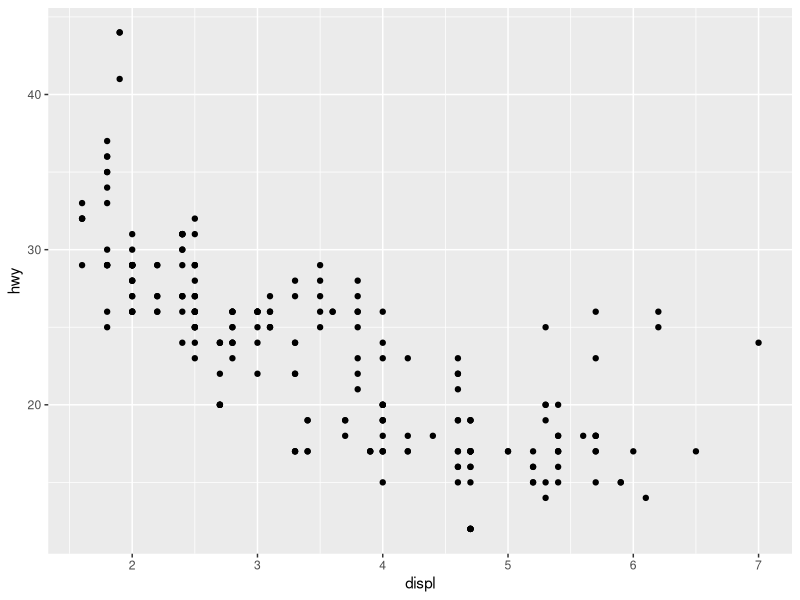
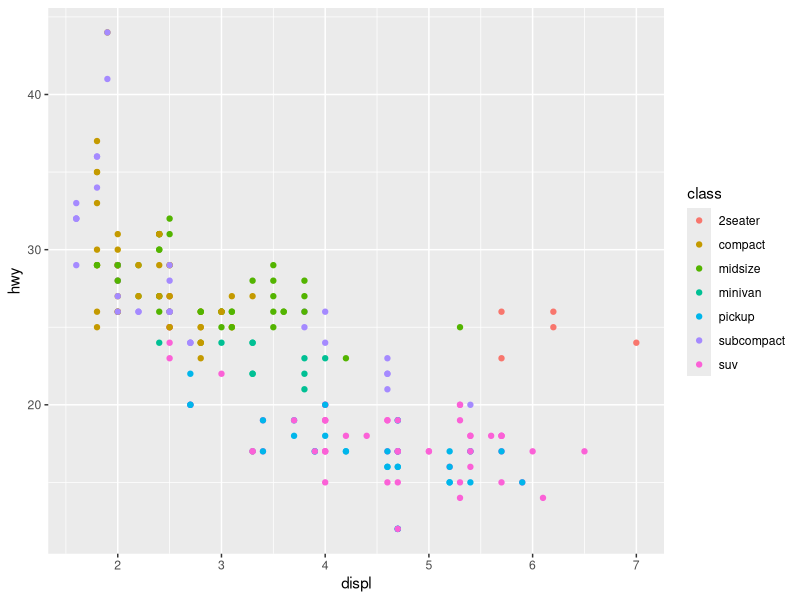
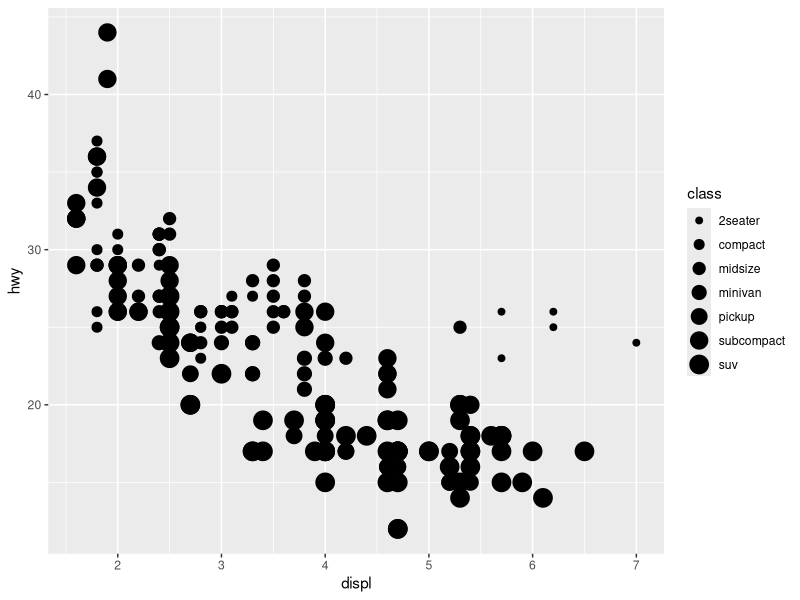
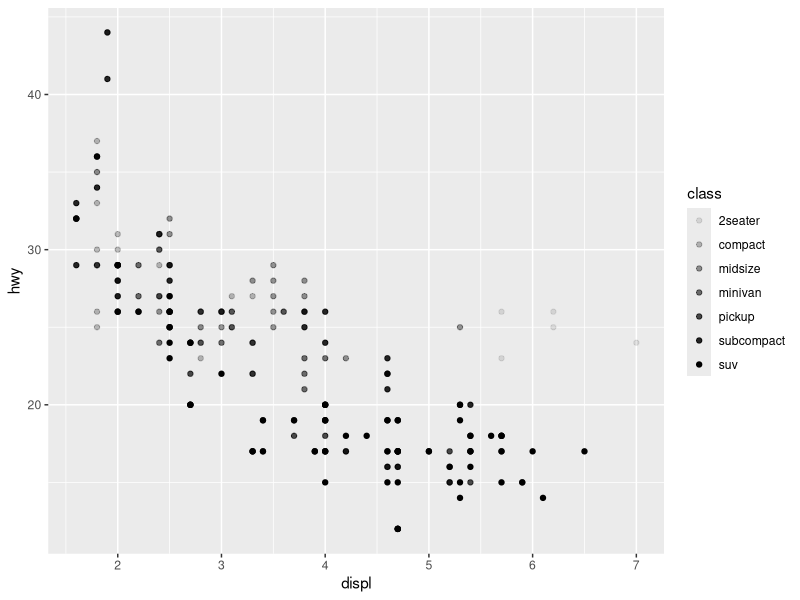
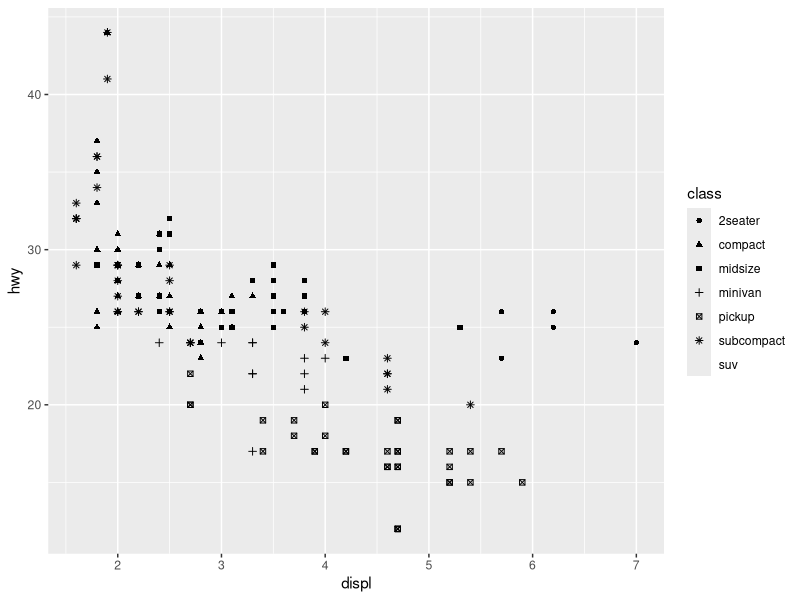
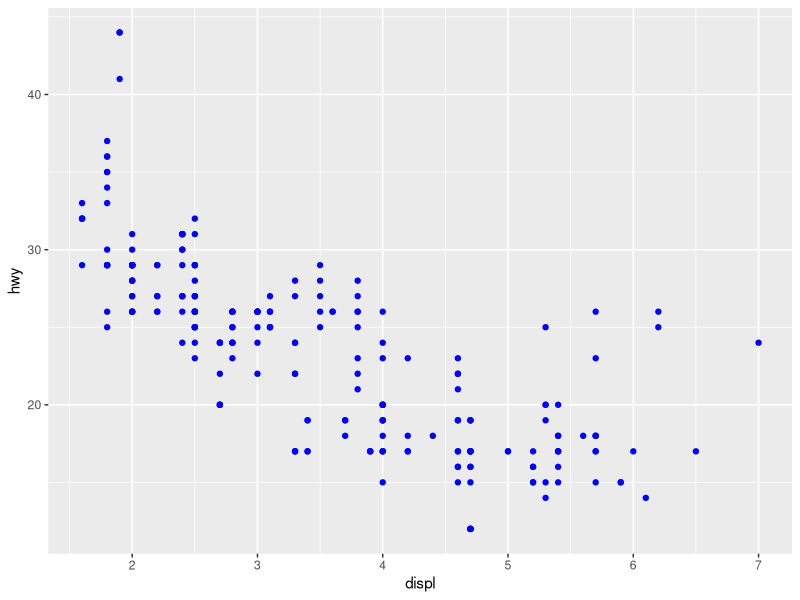
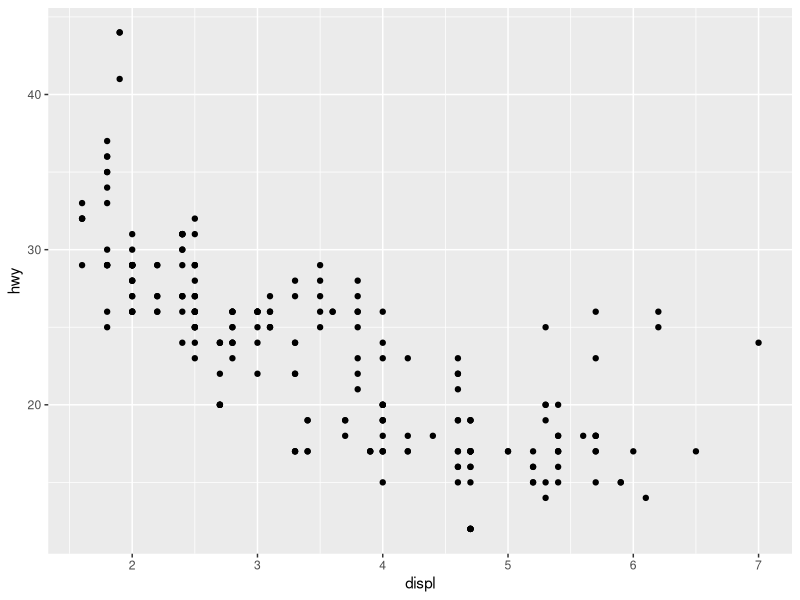
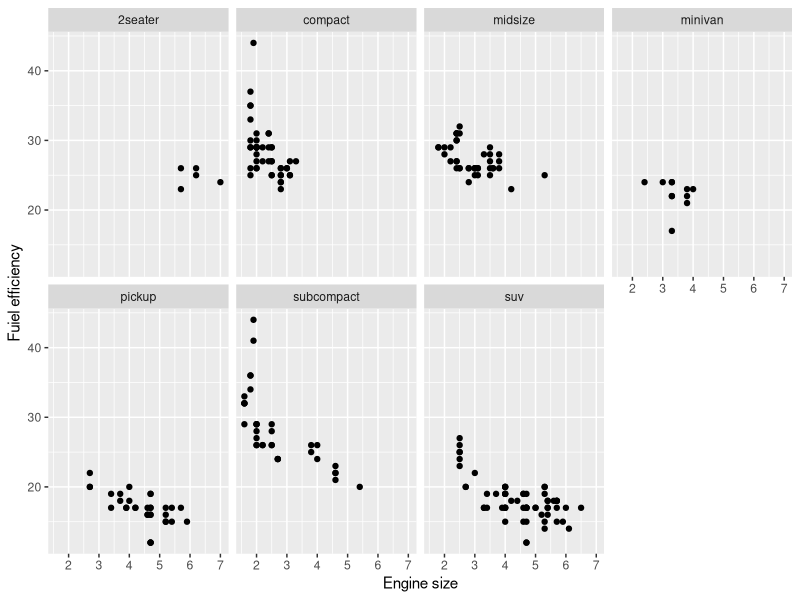

The R script that drew these images, in order:
## ---- chunk 1
library(tidyverse)
## ---- chunk 2
# Assign variable values
site_name <- "Heron_Island"
transect_depth_m <- 12.5
bleaching_present <- TRUE
## ---- chunk 3
# Check using function class()
class(site_name)
class(transect_depth_m)
class(bleaching_present)
## ---- chunk 4
# Check using function str()
str(site_name)
str(transect_depth_m)
str(bleaching_present)
## ---- chunk 5
# Tracking the age of an old-growth Porites coral colony
years_old <- 25.765
## ---- chunk 6
# Clean this up for our summary report
round(years_old, 2)
## ---- chunk 7
# Make variables
years_old <- 25.765
rounded_age <- round(years_old, 2)

# Combine text and data variables
paste("Average colony age is", rounded_age, "years old")
## ---- chunk 8
rounded_age <- round(years_old, 1)

# Combine text and data variables
paste("Average colony age is", rounded_age, "years old")
## ---- chunk 9
fish_lengths <- c(124, 152, 98, 221, 146)
coral_spp <- c("Porites", "Acropora", "Montastrea")
## ---- chunk 10
notes <- c("Acropora", 27.5, TRUE)
## ---- chunk 11
notes <- list("Acropora", 27.5, TRUE)
notes
## ---- chunk 12
notes[[1]]
## ---- chunk 13
my_dataframe <- data.frame(no=c(1,2,3),c("Plectropomus","Scarus","Pomacentrus"),c(TRUE,FALSE,TRUE))
my_dataframe
str (my_dataframe)
## ---- chunk 14
my_dataframe$no = as.factor(my_dataframe$no)
str (my_dataframe)
## ---- chunk 15
mpg
## ---- chunk 16
ggplot(data = mpg) + 
  geom_point(mapping = aes(x = displ, y = hwy))
## ---- chunk 17
ggplot(data = mpg) + 
  geom_point(mapping = aes(x = displ, y = hwy, colour = class))
## ---- chunk 18
ggplot(data = mpg) + 
  geom_point(mapping = aes(x = displ, y = hwy, size = class))#using size,sizes up the geom_points
#> Warning: Using size for a discrete variable is not advised. 
## ---- chunk 19
ggplot(data = mpg) + 
  geom_point(mapping = aes(x = displ, y = hwy, alpha = class)) #alpha creates grey scale of the geom_points
## ---- chunk 20
ggplot(data = mpg) + 
  geom_point(mapping = aes(x = displ, y = hwy, shape = class))
## ---- chunk 21
ggplot(data = mpg) + 
  geom_point(mapping = aes(x = displ, y = hwy), color = "blue")
## ---- chunk 22
ggplot(data = mpg)+
  geom_point(mapping = aes(x = displ, y = hwy)) 
# the + should be on top line
#it was at the beginning of the second line
## ---- chunk 23
ggplot(data = mpg)+
  geom_point(mapping = aes(x=displ,y=hwy))+
  facet_wrap(~class,nrow=2)+
  labs(x="Engine size",y="Fuiel efficiency")

#Engine size = displ
#Fuiel efficiency = hwy
## ---- chunk 24
ggplot(data=mpg)+
  geom_point(mapping = aes(x=displ,y=hwy))+
  facet_wrap(drv~cyl)+
  labs(x="Engine size",y="Fuiel efficiency")
## ---- chunk 25
ggplot(data=mpg)+
  geom_point(mapping = aes(x=displ,y=hwy))+
  facet_wrap(.~cyl)+
  labs(x="Engine size",y="Fuiel efficiency")
# it orgaices by amount of cylynders and not by both cyl and drv
## ---- chunk 26
ggplot(data = mpg)+
  geom_point(mapping = aes(x=displ,y=hwy))
## ---- chunk 27
ggplot(data = mpg)+
#  geom_point(mapping = aes(x = displ, y = hwy)) # points horrible 
  geom_smooth(mapping = aes(x=displ,y=hwy))# try smooth line
## ---- chunk 28
ggplot(data = mpg)+
  geom_smooth(mapping = aes(x=displ,y=hwy, linetype = drv))
## ---- chunk 29
ggplot(data = mpg)+
  geom_smooth(mapping = aes(x=displ,y=hwy,group = drv))
## ---- chunk 30
ggplot(data = mpg)+
  geom_smooth(mapping = aes(x=displ,y=hwy,colour= drv),
              show.legend = FALSE)
## ---- chunk 31
ggplot(data = mpg)+
  geom_point(mapping = aes(x=displ,y=hwy))+
  geom_smooth(mapping = aes(x=displ,y=hwy))
## ---- chunk 32
ggplot(data = mpg, mapping = aes(x=displ,y=hwy))+
  geom_point()+
  geom_smooth()
## ---- chunk 33
ggplot(data = mpg, mapping = aes(x=displ,y=hwy))+
  geom_point(mapping = aes(colour = class))+
  geom_smooth()
## ---- chunk 34
ggplot(data = mpg, mapping = aes(x=displ,y=hwy))+
  geom_point(mapping = aes(colour = class))+
  geom_smooth(data = filter(mpg,class=="subcompact"),se=FALSE)
## ---- chunk 35
ggplot(data = mpg, mapping = aes(x = displ, y = hwy)) + 
  geom_point() + 
  geom_smooth()

ggplot() + 
  geom_point(data = mpg, mapping = aes(x = displ, y = hwy)) + 
  geom_smooth(data = mpg, mapping = aes(x = displ, y = hwy))
## ---- chunk 36
ggplot(data = diamonds)+
  geom_bar(mapping = aes(x=cut))
## ---- chunk 37
ggplot(data = diamonds)+
  stat_count(mapping = aes(x=cut))
## ---- chunk 38
demo <- tribble(
  ~cut,            ~freq,
  "Fair",           1610,
  "Good",           4906,
  "Verry Good",     12082,
  "Premium",        13791,
  "Ideal",          21551
)
demo
#what is the problem with this?
## ---- chunk 39
demo <- tribble(
  ~cut,         ~freq,
  "Fair",       1610,
  "Good",       4906,
  "Very Good",  12082,
  "Premium",    13791,
  "Ideal",      21551
)
demo

ggplot(data = demo) +
  geom_bar(mapping = aes(x = cut, y = freq), stat = "identity")

## ---- chunk 40
ggplot(data = diamonds)+
  geom_bar(mapping = aes(x=cut,y=stat(prop),group = 1))
#> Warning: `stat(prop)` was deprecated in ggplot2 3.4.0.
## ---- chunk 41
ggplot(data = diamonds)+
  stat_summary(
    mapping = aes(x=cut,y=depth),
    fun.min = min,
    fun.max = max,
    fun=median
  )
## ---- chunk 42
ggplot(data = diamonds)+
  geom_bar(mapping = aes(x=cut,colour = cut))
ggplot(data = diamonds)+
  geom_bar(mapping = aes(x=cut,fill=cut))
## ---- chunk 43
ggplot(data = diamonds)+
  geom_bar(mapping = aes(x=cut,fill = clarity))
## ---- chunk 44
#to alter transparency (alpha)
ggplot(data = diamonds, mapping = aes(x=cut,fill = clarity))+
  geom_bar(alpha=1/5,position = "identity")

#to color the bar outlines with no fill colour
ggplot(data = diamonds,mapping = aes(x=cut,colour = clarity))+
  geom_bar(fill=NA,position = "identity")
## ---- chunk 45
ggplot(data = diamonds)+
  geom_bar(mapping = aes(x=cut,fill = clarity),position = "fill")
## ---- chunk 46
ggplot(data = diamonds)+
  geom_bar(mapping = aes(x=cut,fill = clarity),position = "dodge")
## ---- chunk 47
ggplot(data = mpg)+
  geom_point(mapping = aes(x=displ,y=hwy),position = "jitter")
## ---- chunk 48
#load tidyverse and palmerpenguins packages
library(tidyverse)
library(palmerpenguins)
## ---- chunk 49
#create a ggplot scatter plot using the penguins dataset 
#plot bill_length_mm on the x-axis and bill_depth_mm on the y-axis
#color points by species and geom_point with size 3
# add a minimal theme and clean lables
ggplot(data = penguins, mapping = aes(x = bill_length_mm, y = bill_depth_mm, color = species)) +
  geom_point(size = 3) +
  theme_minimal() +
  labs(title = "Bill Length vs Bill Depth in Penguins",
       x = "Bill Length (mm)",
       y = "Bill Depth (mm)",
       color = "Species")
## ---- chunk 50
#create a ggplot boxplot comparing flipper_length_mm across species from the pneguins dataset
#Facet the plot by island 
#Usea use only pastel colors
#Drop the names on the x axis and add a minimal theme

ggplot(data = penguins, mapping = aes(x = species, y = flipper_length_mm, fill = species)) +
  geom_boxplot() +
  facet_wrap(~ island) +
  scale_fill_brewer(palette = "Pastel1") +
  theme_minimal() +
  theme(axis.text.x = element_blank()) +
  labs(title = "Flipper Length Distribution by Species and Island",
       x = "Species",
       y = "Flipper Length (mm)",
       fill = "Species")
## ---- chunk 51
# Simple Example: Checking Sea Surface Temperature (SST)
sst <- 30.2

if (sst > 29.5) {
  print("Warning: Marine heatwave threshold exceeded!")
} else {
  print("SST remains within baseline parameters.")
}

## ---- chunk 52
# Load tidyverse (if not already loaded)
library(tidyverse)

# Sample coral data
coral_monitoring <- tibble(
  site = c("Site_A", "Site_B", "Site_C"),
  depth_m = c(12, 35, 8)
)

# Classify depth using if_else
coral_monitoring <- coral_monitoring %>% 
  mutate(zone = if_else(depth_m > 30, "Deep Reef", "Shallow Reef"))

## ---- chunk 53
coral_monitoring <- coral_monitoring %>% 
  mutate(reef_category = case_when(
    depth_m < 10  ~ "Lagoon / Flats",
    depth_m <= 30 ~ "Crest / Slope",
    depth_m > 30  ~ "Mesophotic / Deep",
    TRUE          ~ "Unclassified" # Catch-all remainder
  ))
